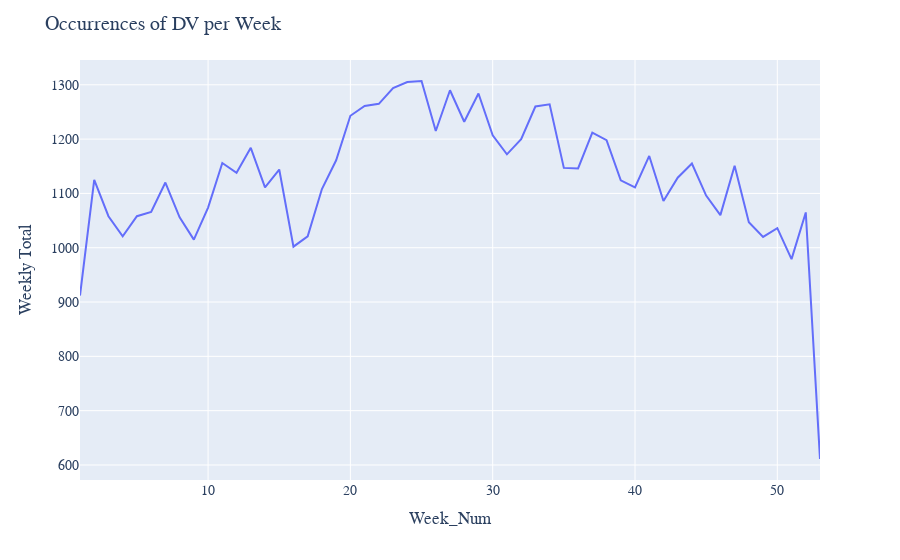

Here is the notebook cell this chart was saved with:
### Code cell
# occurrences per week
weekly_report = pd.DataFrame(table9)
weekly_fig = px.line(weekly_report,
    x='Week_Num',
    y='Weekly Total',
    # color='Season',  
    # symbol='Weekday',
    # trendline='ols',
    # trendline_scope='overall'
) 
weekly_fig.update_layout(
    title_text = 'Occurrences of DV per Week',
    font_family="Garamond",
    font_size=14,
)
weekly_fig.show()
weekly_fig.write_image('../Visuals/Updated/Unspecified/Weekly_max.png', engine="kaleido")

### Figure 1 — Plotly figure (JSON) as saved in the notebook; plotly's stock layout.template omitted (floating-point values rounded to 4 significant figures)
{"data": [{"hovertemplate": "Week_Num=%{x}<br>Weekly Total=%{y}<extra></extra>", "legendgroup": "", "line": {"color": "#636efa", "dash": "solid"}, "marker": {"symbol": "circle"}, "mode": "lines", "name": "", "orientation": "v", "showlegend": false, "type": "scatter", "x": [1, 2, 3, 4, 5, 6, 7, 8, 9, 10, 11, 12, 13, 14, 15, 16, 17, 18, 19, 20, 21, 22, 23, 24, 25, 26, 27, 28, 29, 30, 31, 32, 33, 34, 35, 36, 37, 38, 39, 40, 41, 42, 43, 44, 45, 46, 47, 48, 49, 50, 51, 52, 53], "xaxis": "x", "y": [912, 1125, 1058, 1021, 1058, 1066, 1120, 1056, 1015, 1074, 1156, 1138, 1184, 1111, 1144, 1002, 1021, 1108, 1161, 1243, 1261, 1265, 1294, 1305, 1307, 1215, 1290, 1232, 1284, 1207, 1172, 1200, 1260, 1264, 1147, 1146, 1212, 1198, 1124, 1111, 1169, 1086, 1129, 1155, 1096, 1060, 1151, 1047, 1020, 1036, 979, 1065, 611], "yaxis": "y"}], "layout": {"font": {"family": "Garamond", "size": 14}, "legend": {"tracegroupgap": 0}, "margin": {"t": 60}, "title": {"text": "Occurrences of DV per Week"}, "xaxis": {"anchor": "y", "domain": [0, 1], "title": {"text": "Week_Num"}}, "yaxis": {"anchor": "x", "domain": [0, 1], "title": {"text": "Weekly Total"}}}}
